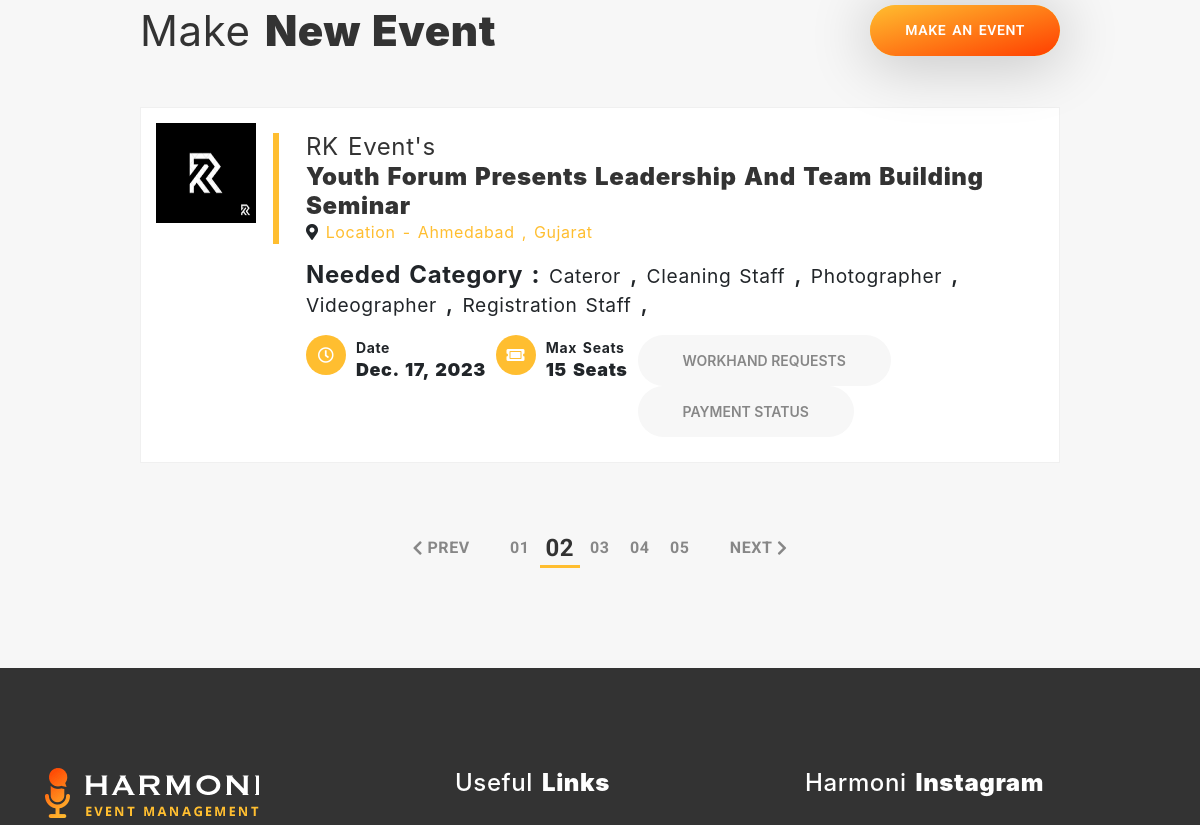
Before: /my-events/ (signed in, middle part) with the older database file.
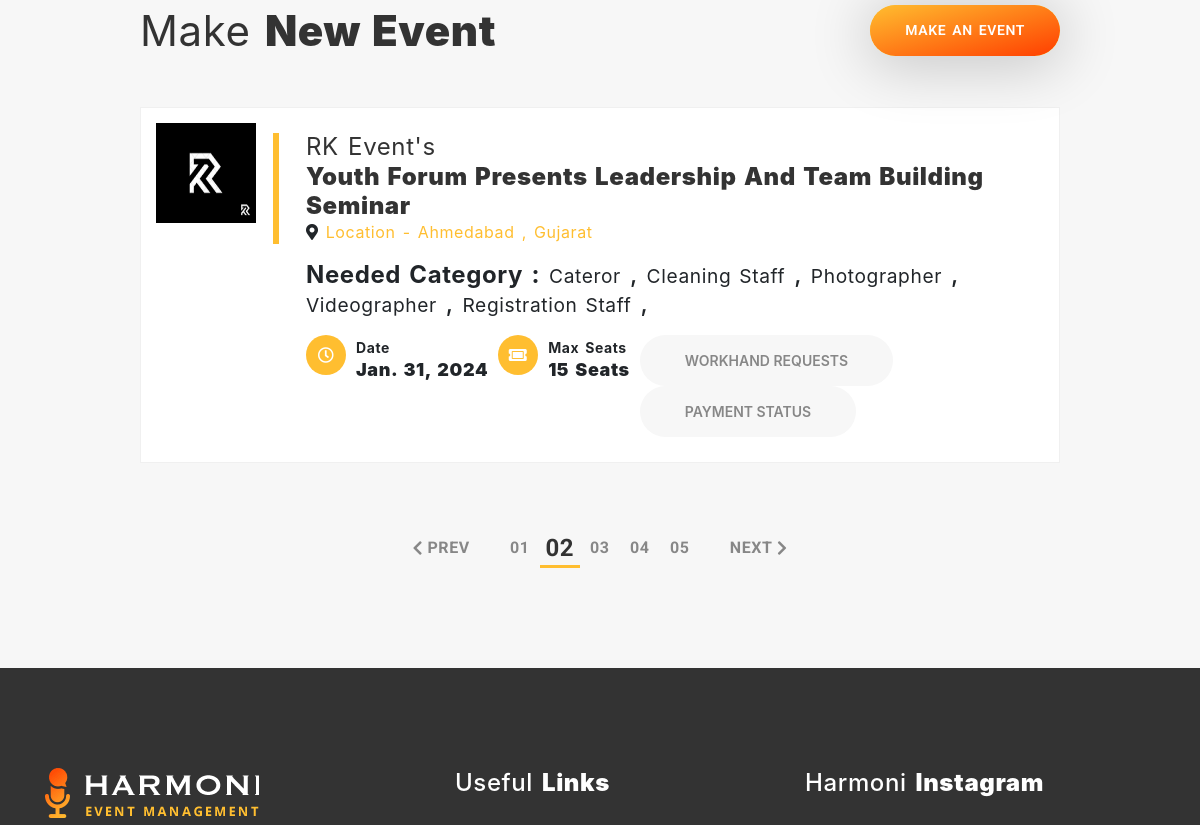
After: the same page with the newer database file.
### event_data/models.py (models this page shows, shortened)
class Event(models.Model):
    event_name = models.CharField(max_length=255)
    description = RichTextField(null=True)
    start_datetime = models.DateTimeField(default = datetime.now)
    end_datetime = models.DateTimeField(default=datetime.now)
    total_workhand = models.IntegerField(default=11)
    total_price = models.IntegerField(null=True)
    street_address = models.CharField(max_length=250)
    city_id = models.ForeignKey('City', on_delete=models.CASCADE)
    state_id = models.ForeignKey('State' , on_delete=models.CASCADE)
    event_category_id = models.ForeignKey('Event_category',on_delete=models.CASCADE,default=False)
    event_subcategory_id = models.ForeignKey('Event_subcategory',on_delete=models.CASCADE,null=True)
    company_id = models.ForeignKey('company',on_delete=models.CASCADE,default=False)
    slug = models.SlugField(unique = True , null=True , blank=True , max_length=100) #if any issue with slug try blank=true

class Company(models.Model):
    name = models.CharField(max_length=255)
    email = models.EmailField()
    contact_number = models.CharField(max_length=12)
    street_address = models.CharField(max_length=200)
    city_id = models.ForeignKey('City', on_delete=models.CASCADE)
    state_id = models.ForeignKey('State' , on_delete=models.CASCADE)
    companyLogo_path = models.ImageField(default='default.jpg' , upload_to = 'company_img/')
    description = models.TextField(default=None)
    User_id = models.ForeignKey('auth.User', on_delete=models.CASCADE)

class City(models.Model):
    city_name = models.CharField(max_length=255)
    state_id = models.ForeignKey('State' ,  on_delete=models.CASCADE)
    def __str__(self):
        return self.city_name

class State(models.Model):
    state_name = models.CharField(max_length=255)
    def __str__(self):
        return self.state_name

class Event_workhand(models.Model):
    Workhand_category_id = models.ForeignKey('Workhand_category' , on_delete=models.CASCADE)
    number_of_workhand = models.IntegerField(default=11)
    price = models.DecimalField(max_digits=10, decimal_places=2 , default = None)
    event_id = models.ForeignKey('Event' , on_delete=models.CASCADE)

class Workhand_category(models.Model):
    workhand_category_name = models.CharField(max_length=50)
    def __str__(self):
        return self.workhand_category_name

### company/views.py (the view, shortened to what this page needs)
# urls.py: path("my-events/",views.my_event,name="myevent"),
@login_required(login_url="/accounts/login/")
@user_passes_test(lambda u: u.is_staff, login_url='/404-error/')
def my_event(request):
    active="myevent"
    company_id = Company.objects.get(User_id=request.user)
    Events = Event.objects.filter(company_id=company_id)
    Event_workhand_obj = Event_workhand.objects.all()
    contaxt={
        'active' : active,
        'events' : Events,
        'Event_Workhand' : Event_workhand_obj,
    }
    return render(request,'vendor/company_event.html',contaxt)

### event_data/models.py (called while the page is built)
    def __str__(self):
        return self.Event_subcategory_name

### templates/vendor/company_event.html (shortened to what this page needs)
{% extends 'user/base.html' %}
{% load static %}
{% block content %}
		<section id="event-section" class="event-section bg-gray-light sec-ptb-100 clearfix">
			<div class="container">
				<div class="row justify-content-center">
					<div class="col-lg-10 col-md-12 col-sm-12">
						<div class="section-title mb-50">
                            <div class="row">
                                <div class="col-lg-8 col-md-12 col-sm-12">
                                    <h2 class="big-title"> Make <strong>New Event</strong></h2>
                                </div>
                                <div class="col-lg-4 col-md-12 col-sm-12">
                                    <div class="text-right">
                                        <a href="{% url 'addevent' %}" class="custom-btn">make an event</a>
                                    </div>
                                </div>
                            </div>
                        </div>
						<div class="tab-content">
							<div id="list-style" class="tab-pane fade in active show">
								{% if events %}
									{% for i in events %}
									<div class="event-list-item clearfix1">
										<div class="event-image" style="padding-left:-10%;width: 250px;margin-right: -10;margin-right:-30;margin-right: -100px;">
											<img src="{{i.company_id.companyLogo_path.url}}" alt="Image_not_found" style="width:40%;height:40%">
										</div>
										<div class="event-content">
											<div class="event-title mb-15">
												<h3 class="title">
													{{i.company_id.name}}'s <br> <strong>{{i.event_name}}</strong>
												</h3>
												<i class="fas fa-map-marker-alt"></i>
												<span class="ticket-price yellow-color">Location - {{i.city_id}} , {{i.state_id}}</span>
											</div>
											<p class="discription-text mb-20 info-content">
												<h4><strong> Needed Category : </strong>
												{% for workhand in Event_Workhand %}
													{% if workhand.event_id.id == i.id %}
														<small class="info-content">{{workhand.Workhand_category_id}}</small>
														{% if not forloop.last %},{% endif %}
													{% endif %}
												{% endfor %}
												</h4>
											</p>
											<div class="event-info-list ul-li clearfix">
												<ul>
													<li>
														<span class="icon">
															<i class="far fa-clock"></i>
														</span>
														<div class="info-content">
															<small>Date</small>
															<h3>{{i.start_datetime | date}}</h3>
														</div>
													</li>
													<li>
														<span class="icon">
															<i class="fas fa-ticket-alt"></i>
														</span>
														<div class="info-content">
															<small>Max Seats</small>
															<h3>{{i.total_workhand}} seats</h3>
														</div>
													</li>
													<li>
														<button onclick="window.location.href='/workhands-requests/{{i.slug}}'" class="tickets-details-btn">
															Workhand Requests
														</button>
													</li>
													<li>
														<button onclick="window.location.href='/payment/{{i.slug}}'" class="tickets-details-btn">
															Payment Status
														</button>
													</li>
												</ul>
											</div>
										</div>
									</div>
									{% endfor %}
								{% endif %}
								<div class="pagination ul-li clearfix">
									<ul>
										<li class="page-item prev-item">
											<a class="page-link" href="#!">Prev</a>
										</li>
										<li class="page-item"><a class="page-link" href="#!">01</a></li>
										<li class="page-item active"><a class="page-link" href="#!">02</a></li>
										<li class="page-item"><a class="page-link" href="#!">03</a></li>
										<li class="page-item"><a class="page-link" href="#!">04</a></li>
										<li class="page-item"><a class="page-link" href="#!">05</a></li>
										<li class="page-item next-item">
											<a class="page-link" href="#!">Next</a>
										</li>
									</ul>
								</div>
							</div>
						</div>
					</div>
				</div>
			</div>
		</section>
{% endblock content %}

### templates/user/base.html (shortened to what this page needs)
<!DOCTYPE html>
<html lang="en">
{% load static %}
<head>
		<link rel="stylesheet" type="text/css" href="{% static 'assets/css/bootstrap.min.css' %}">
		<link rel="stylesheet" type="text/css" href="{% static 'assets/css/fontawesome-all.css' %}">
		<link rel="stylesheet" type="text/css" href="{% static 'assets/css/flaticon.css' %}">
		<link rel="stylesheet" type="text/css" href="{% static 'assets/css/slick.css' %}">
		<link rel="stylesheet" type="text/css" href="{% static 'assets/css/slick-theme.css' %}">
		<link rel="stylesheet" type="text/css" href="{% static 'assets/css/animate.css' %}">
		<link rel="stylesheet" type="text/css" href="{% static 'assets/css/owl.carousel.min.css' %}">
		<link rel="stylesheet" type="text/css" href="{% static 'assets/css/owl.theme.default.min.css' %}">
		<link rel="stylesheet" type="text/css" href="{% static 'assets/css/magnific-popup.css' %}">
		<link rel="stylesheet" type="text/css" href="{% static 'assets/css/jquery.mCustomScrollbar.min.css' %}">
		<link rel="stylesheet" type="text/css" href="{% static 'assets/css/calendar.css' %}">
		<link rel="stylesheet" type="text/css" href="{% static 'assets/css/colors/style-switcher.css' %}">
		<link id="color_theme" rel="stylesheet" type="text/css" href="{% static 'assets/css/colors/default.css' %}">
		<link rel="stylesheet" type="text/css" href="{% static 'assets/css/style.css' %}">
	<link rel="stylesheet" href="https://cdnjs.cloudflare.com/ajax/libs/font-awesome/5.15.3/css/all.min.css">
        <link rel="stylesheet" href="{% static 'https://cdn.jsdelivr.net/npm/bootstrap@4.0.0/dist/css/bootstrap.min.css' %}">
	</head>
	<body class="default-header-p">
        {% block content %}
        {% endblock content %}
		<footer id="footer-section" class="footer-section footer-section2 clearfix">
			<div class="footer-top sec-ptb-100 clearfix">
				<div class="container">
					<div class="row">
						<div class="col-lg-4 col-md-6 col-sm-12">
							<div class="about-wrapper">
								<div class="site-logo-wrapper mb-30">
									<a href="index-1.html" class="logo">
										<img src="{% static 'assets/images/1.site-logo.png' %}" alt="logo_not_found">
									</a>
								</div>
							</div>
						</div>
						<div class="col-lg-4 col-md-6 col-sm-12">
							<div class="usefullinks-wrapper ul-li-block">
								<h3 class="footer-item-title">
									useful <strong>links</strong>
								</h3>
							</div>
						</div>
						<div class="col-lg-4 col-md-6 col-sm-12">
							<div class="instagram-wrapper ul-li">
								<h3 class="footer-item-title">
									harmoni <strong>instagram</strong>
								</h3>
							</div>
						</div>
					</div>
				</div>
			</div>
		</footer>
	</body>
</html>

### static/assets/css/colors/default.css (style rules this page uses)
.custom-btn { background: #ffbe30!important; }
.custom-btn:before { background: linear-gradient(to bottom right, #ffbe30 , #ff3e00)!important; }
.custom-btn:after { background: linear-gradient(to bottom right, #ff3e00 , #ffbe30)!important; }
.section-title .line-style, .event-section .event-tab-menu .nav li a:before, .pagination ul .page-item.active .page-link:after, .slide-section .owl-theme .owl-dots .owl-dot:after, .homepage3 .event-expertise-section .link-btn a:hover, .sidebar-section .location-wrapper .title-wrapper .icon, .main-carousel2 .item .slider-content .details-btn:hover, .event-gallery-section .filters-button-group .button:after, .testimonial5-section .owl-theme .owl-dots .owl-dot:hover span, .sidebar-section .location-wrapper .contact-links ul li a .icon, .testimonial5-section .owl-theme .owl-dots .owl-dot.active span, .event-section .event-list-item .event-content .event-title:after, .event-section .event-grid-item .event-content .event-title:after, .event-details-section .event-details .event-info-list ul li .icon, .our-management-section .management-item .item-title .title-text:after, .default-header-section .header-bottom .menu-item-list > ul > li:before, .event-details-section .event-schedule .schedule-date-menu > li > .active, .event-section .tab-content .event-item .event-content .event-title:after, .event-section .tab-content .event-item2 .event-content .event-title:after, .event-section .event-list-item .event-content .event-info-list ul li .icon, .event-section .event-grid-item .event-content .event-post-meta ul li .icon, .sticky-header-section .header-bottom .user-search-btn-group ul li:hover > a, .event-details-section .event-schedule .tab-content .hotal-menu > li > .active, .upcomming-event-section3 .comming-event-item .event-content .details-btn:hover, .upcomming-event-section2 .comming-event-item .event-content .details-btn:hover, .sticky-header-section .header-bottom .user-search-btn-group ul li:hover > button, .default-header-section .header-bottom .user-search-btn-group ul li:hover > a, .default-header-section .header-bottom .user-search-btn-group ul li:hover > button, .scrolltop-fixed-header-section .header-bottom .user-search-btn-group ul li:hover > a, .scrolltop-fixed-header-section .header-bottom .user-search-btn-group ul li:hover > button, .event-section .tab-content .event-item2 .event-content .event-post-meta ul li .icon, .slide-section .main-carousel1 .item .slider-item-content .link-groups .start-btn:hover, .upcomming-event-section3 .comming-event-item .event-content .event-info-list ul li .icon, .upcomming-event-section2 .comming-event-item .event-content .event-info-list ul li .icon, .awesome-event-section .tab-content .featured-event .event-content .event-post-meta ul li .icon, .service-section .service-wrapper .service-item .service-content .service-type-list ul li .icon, .upcomming-event-section .upcomming-event-carousel .item .event-item .event-content .event-title:before, .award-section .awaed-item-area .awaed-wrapper .awaed-item .awaed-content .awaed-title .awaed-date:before, .event-details-section .event-schedule .tab-content .tab-content .tab-pane .hall-item .hall-content .event-info-list ul li .icon { background: #ffbe30!important; }
.post-date, .tickets-details-btn:before, .map-section .address-wrapper, .tab-nav::-webkit-scrollbar-thumb, .default-sponsor-section ul li a:before, .absolute-sponsor-section ul li a:before, .about-section2 .services-list ul li a:before, .absolute-sponsor-section ul li:hover a:before, .about-section2 .services-list ul li a .icon i, .service-section .service-wrapper > ul > li a:before, .service-section .service-wrapper > ul > li a .icon i, .our-management-section .owl-theme .owl-dots .active span, .about-section .about-item-wrapper ul li .about-item:before, .about-section .about-item-wrapper ul li .about-item .icon i, .our-management-section .management-service-carousel .item a:before, .our-management-section .management-service-carousel .item a .icon i, .event-details-section .register-wrapper .register-table ul .rt-header, .speaker-section .speaker-carousel .slider-nav .item .item-content:before, .sticky-header-section .header-bottom .menu-item-list > ul > li > a:before, .booking-section .booking-content-wrapper .order-summary-table .table .tfooter, .partners-clients-section .partners-wrapper .partners-carousel .item ul li a:before { background: linear-gradient(to bottom right, #ffbe30 , #ff3e00)!important; }

Changed rows visible on the page:
changed Event "Youth Forum Presents Leadership And Team Building Seminar": start_datetime "Dec. 17, 2023" → "Jan. 31, 2024"
